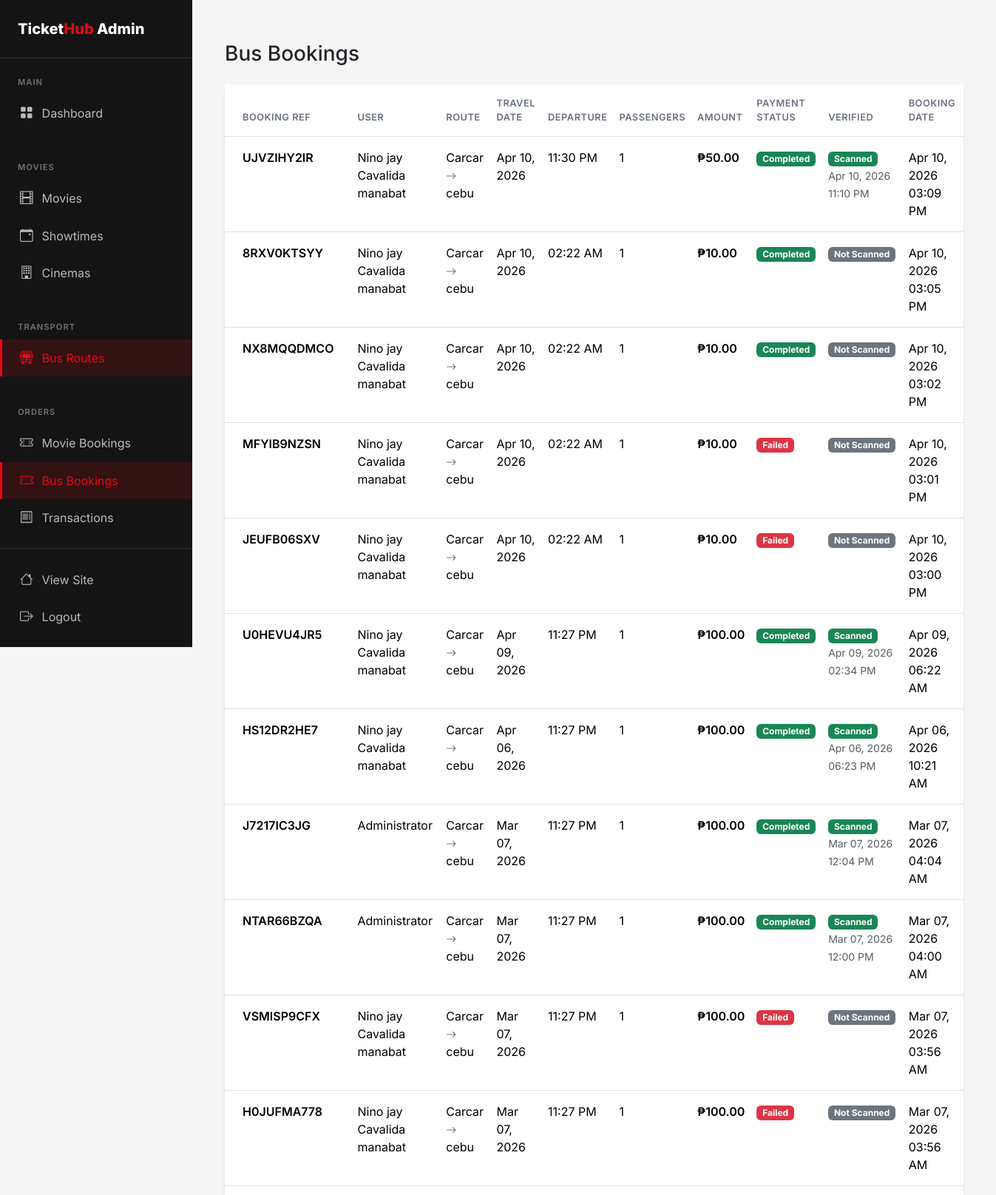
The app's page /admin/bookings/bus (signed in, upper part) with its own data.
### flask_app/app.py (models this page shows, shortened)
class BusBooking(db.Model):
    id = db.Column(db.Integer, primary_key=True)
    user_id = db.Column(db.Integer, db.ForeignKey('user.id'), nullable=False)
    schedule_id = db.Column(db.Integer, db.ForeignKey('bus_schedule.id'), nullable=False)
    num_tickets = db.Column(db.Integer, nullable=False)
    seat_numbers = db.Column(db.String(200))
    passenger_names = db.Column(db.Text)
    total_amount = db.Column(db.Float, nullable=False)
    payment_status = db.Column(db.String(20), default='pending')  # pending, completed, failed, refunded
    payment_method = db.Column(db.String(20))     # 'card', 'gcash', 'paymaya', 'paypal'
    payment_reference = db.Column(db.String(255)) # PayMongo source/payment id
    booking_reference = db.Column(db.String(20), unique=True)
    is_verified = db.Column(db.Boolean, default=False, nullable=False)
    verified_at = db.Column(db.DateTime, nullable=True)
    created_at = db.Column(db.DateTime, default=datetime.utcnow)

class User(UserMixin, db.Model):
    id = db.Column(db.Integer, primary_key=True)
    email = db.Column(db.String(120), unique=True, nullable=False)
    password_hash = db.Column(db.String(256), nullable=False)
    name = db.Column(db.String(100), nullable=False)
    phone = db.Column(db.String(20))
    is_admin = db.Column(db.Boolean, default=False)
    created_at = db.Column(db.DateTime, default=datetime.utcnow)
    movie_bookings = db.relationship('MovieBooking', backref='user', lazy=True)
    bus_bookings = db.relationship('BusBooking', backref='user', lazy=True)

class BusRoute(db.Model):
    id = db.Column(db.Integer, primary_key=True)
    origin = db.Column(db.String(100), nullable=False)
    destination = db.Column(db.String(100), nullable=False)
    bus_operator = db.Column(db.String(100))
    bus_type = db.Column(db.String(50))  # AC, Non-AC, Sleeper, etc.
    departure_time = db.Column(db.Time, nullable=False)
    arrival_time = db.Column(db.Time, nullable=False)
    duration = db.Column(db.String(50))
    price = db.Column(db.Float, nullable=False)
    total_seats = db.Column(db.Integer, default=40)
    amenities = db.Column(db.String(255))  # WiFi, Charging, etc.
    is_active = db.Column(db.Boolean, default=True)
    schedules = db.relationship('BusSchedule', backref='route', lazy=True)

class BusSchedule(db.Model):
    id = db.Column(db.Integer, primary_key=True)
    route_id = db.Column(db.Integer, db.ForeignKey('bus_route.id'), nullable=False)
    travel_date = db.Column(db.Date, nullable=False)
    available_seats = db.Column(db.Integer)
    bookings = db.relationship('BusBooking', backref='schedule', lazy=True)

### flask_app/app.py (the view)
@app.route('/admin/bookings/bus')
@login_required
@admin_required
def admin_bus_bookings():
    bookings = BusBooking.query.order_by(BusBooking.created_at.desc()).all()
    return render_template('admin/bookings/bus.html', bookings=bookings)

### flask_app/app.py (called while the page is built)
@app.after_request
def add_no_cache_headers(response):
    if request.endpoint != 'static':
        response.headers['Cache-Control'] = 'no-store, no-cache, must-revalidate, private, max-age=0'
        response.headers['Pragma'] = 'no-cache'
        response.headers['Expires'] = '0'
    return response

@login_manager.user_loader
def load_user(user_id):
    return User.query.get(int(user_id))

def admin_required(f):
    @wraps(f)
    def decorated_function(*args, **kwargs):
        if not current_user.is_authenticated or not current_user.is_admin:
            flash('You need admin access for this action.', 'error')
            return redirect(url_for('index'))
        return f(*args, **kwargs)
    return decorated_function

### flask_app/templates/admin/bookings/bus.html (shortened to what this page needs)
{% extends 'admin/base.html' %}
{% block admin_content %}
<div class="container-fluid py-4">
    <div class="row mb-4">
        <div class="col-12">
            <h1 class="h3 mb-0">Bus Bookings</h1>
        </div>
    </div>
    {% if bookings %}
    <div class="card">
        <div class="table-responsive">
            <table class="table table-hover mb-0">
                <thead class="bg-light">
                    <tr>
                        <th class="px-4 py-3">Booking Ref</th>
                        <th class="py-3">User</th>
                        <th class="py-3">Route</th>
                        <th class="py-3">Travel Date</th>
                        <th class="py-3">Departure</th>
                        <th class="py-3">Passengers</th>
                        <th class="py-3">Amount</th>
                        <th class="py-3">Payment Status</th>
                        <th class="py-3">Verified</th>
                        <th class="py-3">Booking Date</th>
                    </tr>
                </thead>
                <tbody>
                    {% for booking in bookings %}
                    <tr>
                        <td class="px-4 py-3">
                            <span class="fw-semibold">{{ booking.booking_reference }}</span>
                        </td>
                        <td class="py-3">{{ booking.user.name }}</td>
                        <td class="py-3">
                            {{ booking.schedule.route.origin }} <i class="bi bi-arrow-right text-muted small"></i> {{ booking.schedule.route.destination }}
                        </td>
                        <td class="py-3">{{ booking.schedule.travel_date.strftime('%b %d, %Y') }}</td>
                        <td class="py-3">{{ booking.schedule.route.departure_time.strftime('%I:%M %p') }}</td>
                        <td class="py-3">{{ booking.num_tickets }}</td>
                        <td class="py-3 fw-semibold">₱{{ "%.2f"|format(booking.total_amount) }}</td>
                        <td class="py-3">
                            {% if booking.payment_status in ['completed', 'paid'] %}
                                    <span class="badge bg-success">Completed</span>
                                {% elif booking.payment_status == 'pending' %}
                                    <span class="badge bg-warning">Pending</span>
                                {% else %}
                                    <span class="badge bg-danger">Failed</span>
                                {% endif %}
                        </td>
                        <td class="py-3">
                            {% if booking.is_verified %}
                                <span class="badge bg-success">Scanned</span>
                                <div><small class="text-muted">{{ booking.verified_at.strftime('%b %d, %Y %I:%M %p') if booking.verified_at else '' }}</small></div>
                            {% else %}
                                <span class="badge bg-secondary">Not Scanned</span>
                            {% endif %}
                        </td>
                        <td class="py-3">{{ booking.created_at.strftime('%b %d, %Y %I:%M %p') }}</td>
                    </tr>
                    {% endfor %}
                </tbody>
            </table>
        </div>
    </div>
    {% else %}
    <div class="alert alert-info text-center py-5">
        <i class="bi bi-info-circle me-2"></i>
        <strong>No bus bookings found</strong>
    </div>
    {% endif %}
</div>
{% endblock %}

### flask_app/templates/admin/base.html (style rules this page uses)
:root { --primary: #E50914; --primary-dark: #B20710; --secondary: #0A84FF; --dark: #141414; --dark-lighter: #1F1F1F; --gray-100: #F5F5F5; --gray-200: #E5E5E5; --gray-600: #6B7280; --success: #22C55E; }
body { font-family: 'Inter', sans-serif; background: var(--gray-100); }
.card { border: none; border-radius: 12px; box-shadow: 0 1px 3px rgba(0,0,0,0.1); }
.table th { font-weight: 600; font-size: 0.8rem; text-transform: uppercase; letter-spacing: 0.5px; color: var(--gray-600); }

### records on screen
BusBooking: booking_reference "UJVZIHY2IR", user.name "Nino jay Cavalida manabat", schedule.route.origin "Carcar", schedule.route.destination "cebu", schedule.travel_date "Apr 10, 2026", schedule.route.departure_time "11:30 PM", num_tickets "1", total_amount "50.00", payment_status "Completed", verified_at "Apr 10, 2026 11:10 PM", created_at "Apr 10, 2026 03:09 PM"
BusBooking: booking_reference "8RXV0KTSYY", user.name "Nino jay Cavalida manabat", schedule.route.origin "Carcar", schedule.route.destination "cebu", schedule.travel_date "Apr 10, 2026", schedule.route.departure_time "02:22 AM", num_tickets "1", total_amount "10.00", payment_status "Completed", is_verified "Not Scanned", created_at "Apr 10, 2026 03:05 PM"
BusBooking: booking_reference "NX8MQQDMCO", user.name "Nino jay Cavalida manabat", schedule.route.origin "Carcar", schedule.route.destination "cebu", schedule.travel_date "Apr 10, 2026", schedule.route.departure_time "02:22 AM", num_tickets "1", total_amount "10.00", payment_status "Completed", is_verified "Not Scanned", created_at "Apr 10, 2026 03:02 PM"
BusBooking: booking_reference "MFYIB9NZSN", user.name "Nino jay Cavalida manabat", schedule.route.origin "Carcar", schedule.route.destination "cebu", schedule.travel_date "Apr 10, 2026", schedule.route.departure_time "02:22 AM", num_tickets "1", total_amount "10.00", payment_status "Failed", is_verified "Not Scanned", created_at "Apr 10, 2026 03:01 PM"
BusBooking: booking_reference "JEUFB06SXV", user.name "Nino jay Cavalida manabat", schedule.route.origin "Carcar", schedule.route.destination "cebu", schedule.travel_date "Apr 10, 2026", schedule.route.departure_time "02:22 AM", num_tickets "1", total_amount "10.00", payment_status "Failed", is_verified "Not Scanned", created_at "Apr 10, 2026 03:00 PM"
BusBooking: booking_reference "U0HEVU4JR5", user.name "Nino jay Cavalida manabat", schedule.route.origin "Carcar", schedule.route.destination "cebu", schedule.travel_date "Apr 09, 2026", schedule.route.departure_time "11:27 PM", num_tickets "1", total_amount "100.00", payment_status "Completed", verified_at "Apr 09, 2026 02:34 PM", created_at "Apr 09, 2026 06:22 AM"
BusBooking: booking_reference "HS12DR2HE7", user.name "Nino jay Cavalida manabat", schedule.route.origin "Carcar", schedule.route.destination "cebu", schedule.travel_date "Apr 06, 2026", schedule.route.departure_time "11:27 PM", num_tickets "1", total_amount "100.00", payment_status "Completed", verified_at "Apr 06, 2026 06:23 PM", created_at "Apr 06, 2026 10:21 AM"
BusBooking: booking_reference "J7217IC3JG", user.name "Administrator", schedule.route.origin "Carcar", schedule.route.destination "cebu", schedule.travel_date "Mar 07, 2026", schedule.route.departure_time "11:27 PM", num_tickets "1", total_amount "100.00", payment_status "Completed", verified_at "Mar 07, 2026 12:04 PM", created_at "Mar 07, 2026 04:04 AM"
BusBooking: booking_reference "NTAR66BZQA", user.name "Administrator", schedule.route.origin "Carcar", schedule.route.destination "cebu", schedule.travel_date "Mar 07, 2026", schedule.route.departure_time "11:27 PM", num_tickets "1", total_amount "100.00", payment_status "Completed", verified_at "Mar 07, 2026 12:00 PM", created_at "Mar 07, 2026 04:00 AM"
BusBooking: booking_reference "VSMISP9CFX", user.name "Nino jay Cavalida manabat", schedule.route.origin "Carcar", schedule.route.destination "cebu", schedule.travel_date "Mar 07, 2026", schedule.route.departure_time "11:27 PM", num_tickets "1", total_amount "100.00", payment_status "Failed", is_verified "Not Scanned", created_at "Mar 07, 2026 03:56 AM"
BusBooking: booking_reference "H0JUFMA778", user.name "Nino jay Cavalida manabat", schedule.route.origin "Carcar", schedule.route.destination "cebu", schedule.travel_date "Mar 07, 2026", schedule.route.departure_time "11:27 PM", num_tickets "1", total_amount "100.00", payment_status "Failed", is_verified "Not Scanned", created_at "Mar 07, 2026 03:56 AM"
